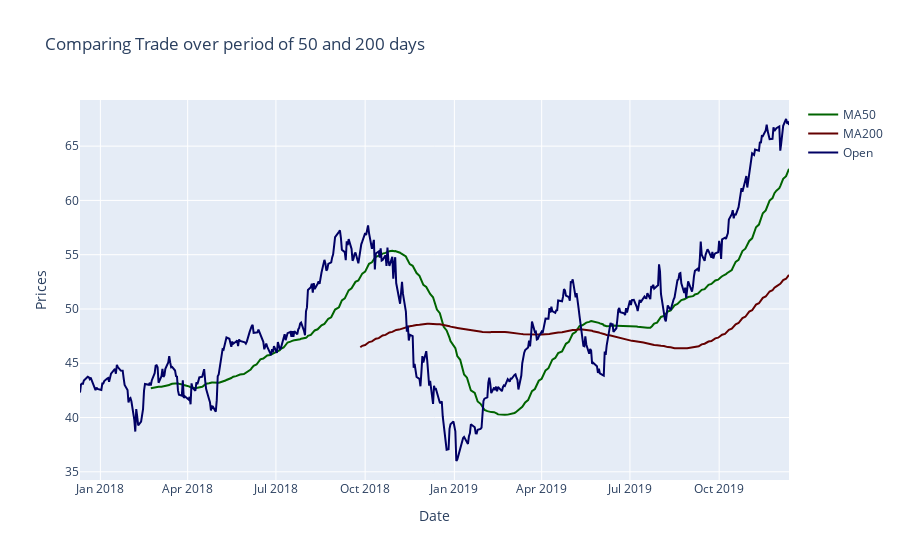

Write notebook code for a chart like this one.
### Code cell
df["MA50"]=df["Open"].rolling(50).mean()
df["MA200"]=df["Open"].rolling(200).mean()

trace0=go.Scatter(
    x=df.index,
    y=df["MA50"],
    mode='lines',
    name='MA50',
    marker=dict(size=14,color='rgb(0,100,0)',line=dict(width=2)))

trace1=go.Scatter(
    x=df.index,
    y=df['MA200'],
    mode='lines',
    name='MA200',
    marker=dict(size=14,color='rgb(100,0,0)',line=dict(width=2)))

trace2=go.Scatter(
    x=df.index,
    y=df['Open'],
    mode='lines',
    name='Open',
    marker=dict(size=14,color='rgb(0,0,100)',line=dict(width=2)))

data=[trace0,trace1,trace2]

layout=go.Layout(
title='Comparing Trade over period of 50 and 200 days',
xaxis=dict(title='Date'),
yaxis=dict(title='Prices'),
hovermode='closest'

)
figure=go.Figure(data=data,layout=layout)
iplot(figure)

### Figure 1 — Plotly figure (JSON) as saved in the notebook; plotly's stock layout.template omitted (floating-point values rounded to 4 significant figures; data arrays with more than 128 entries replaced by an {"elided": "..."} marker saying what was removed)
{"data": [{"marker": {"color": "rgb(0,100,0)", "line": {"width": 2}, "size": 14}, "mode": "lines", "name": "MA50", "type": "scatter", "x": {"elided": "505 str values"}, "y": {"elided": "505 float values"}}, {"marker": {"color": "rgb(100,0,0)", "line": {"width": 2}, "size": 14}, "mode": "lines", "name": "MA200", "type": "scatter", "x": {"elided": "505 str values"}, "y": {"elided": "505 float values"}}, {"marker": {"color": "rgb(0,0,100)", "line": {"width": 2}, "size": 14}, "mode": "lines", "name": "Open", "type": "scatter", "x": {"elided": "505 str values"}, "y": {"elided": "505 float values"}}], "layout": {"hovermode": "closest", "title": {"text": "Comparing Trade over period of 50 and 200 days"}, "xaxis": {"title": {"text": "Date"}}, "yaxis": {"title": {"text": "Prices"}}}}
